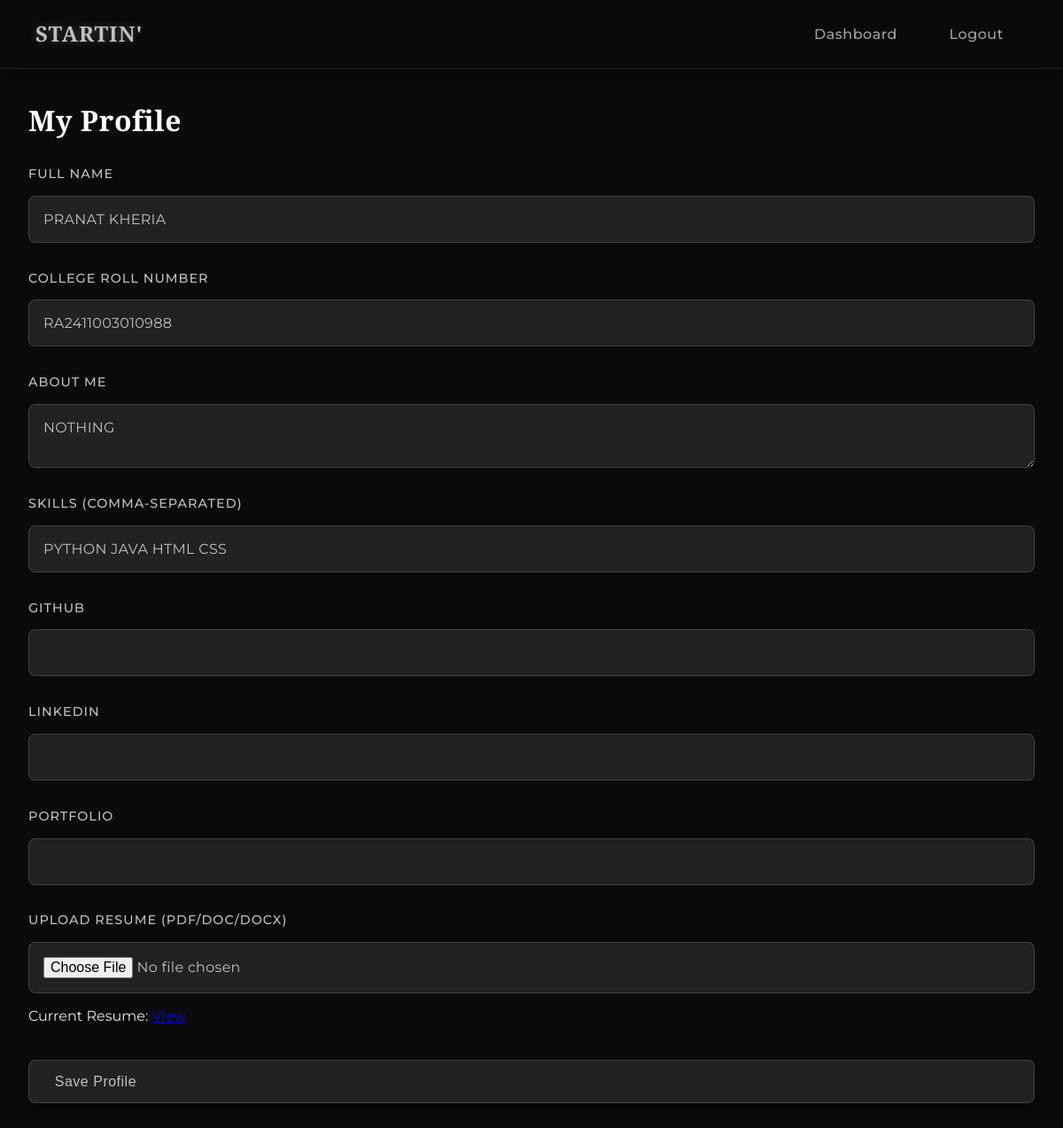
/student/profile (signed in), run on the app's committed database.
### Models.py (models this page shows)
class StudentProfile(db.Model):
    __tablename__ = "student_profile"
    id = db.Column(db.Integer, primary_key=True)
    student_id = db.Column(db.Integer, db.ForeignKey("student_registeration.id"), unique=True, nullable=False)
    name = db.Column(db.String(100), nullable=False)
    college_roll = db.Column(db.String(50), nullable=False, unique=True)
    about = db.Column(db.Text)
    skillset = db.Column(db.String(300))
    resume = db.Column(db.String(200))
    github = db.Column(db.String(200))
    linkedin = db.Column(db.String(200))
    portfolio = db.Column(db.String(200))
    listings = db.relationship("StudentListing", backref="student", lazy=True)

### app.py (the view, shortened to what this page needs)
@app.route('/student/profile', methods=["GET", "POST"])
def profile():
    student_id = session.get('student_id')
    if not student_id:
        return redirect(url_for('login_student'))
    profile = StudentProfile.query.filter_by(student_id=student_id).first()
    return render_template('profile_student.html', profile=profile)

### templates/profile_student.html (shortened to what this page needs)
<!DOCTYPE html>
<html lang="en">
<head>
    <link rel="stylesheet" href="{{ url_for('static', filename='styles_student.css') }}">
</head>
<body>
<nav class="navbar">
    <div class="nav-brand">STARTIN'</div>
    <div class="nav-links">
        <a href="{{ url_for('index1') }}">Dashboard</a>
        <a href="{{ url_for('logout') }}" class="logout-btn">Logout</a>
    </div>
</nav>
<main class="profile-main-container">
    <h1>My Profile</h1>
    <form method="POST" enctype="multipart/form-data" class="profile-form">
        <div class="form-group">
            <label for="studentName">Full Name</label>
            <input type="text" id="studentName" name="studentName" value="{{ profile.name if profile else '' }}" required>
        </div>
        <div class="form-group">
            <label for="rollNumber">College Roll Number</label>
            <input type="text" id="rollNumber" name="rollNumber" value="{{ profile.college_roll if profile else '' }}" required>
        </div>
        <div class="form-group">
            <label for="aboutMe">About Me</label>
            <textarea id="aboutMe" name="aboutMe">{{ profile.about if profile else '' }}</textarea>
        </div>
        <div class="form-group">
            <label for="skillset">Skills (comma-separated)</label>
            <input type="text" id="skillset" name="skillset" value="{{ profile.skillset if profile else '' }}">
        </div>
        <div class="form-group">
            <label for="github">GitHub</label>
            <input type="url" id="github" name="github" value="{{ profile.github if profile else '' }}">
        </div>
        <div class="form-group">
            <label for="linkedin">LinkedIn</label>
            <input type="url" id="linkedin" name="linkedin" value="{{ profile.linkedin if profile else '' }}">
        </div>
        <div class="form-group">
            <label for="portfolio">Portfolio</label>
            <input type="url" id="portfolio" name="portfolio" value="{{ profile.portfolio if profile else '' }}">
        </div>
        <div class="form-group">
            <label for="resume">Upload Resume (PDF/DOC/DOCX)</label>
            <input type="file" id="resume" name="resume" accept=".pdf,.doc,.docx">
            {% if profile and profile.resume %}
                <p>Current Resume: <a href="{{ profile.resume }}" target="_blank">View</a></p>
            {% endif %}
        </div>
        <button type="submit" class="btn-primary">Save Profile</button>
    </form>
</main>
</body>
</html>

### static/styles_student.css (style rules this page uses)
* { margin: 0; padding: 0; box-sizing: border-box; }
:root { --rich-black: #0a0a0a; --primary-black: #121212; --secondary-black: #1a1a1a; --tertiary-black: #222222; --elegant-silver: #c0c0c0; --bright-silver: #d8d8d8; --soft-silver: #a0a0a0; --accent-silver: #e5e5e5; --pure-white: #ffffff; --light-silver: #f5f5f5; --primary-silver: #888888; --transition-smooth: all 0.3s cubic-bezier(0.4, 0, 0.2, 1); --transition-bounce: all 0.4s cubic-bezier(0.68, -0.6, 0.32, 1.6); --transition-glide: all 0.6s cubic-bezier(0.34, 1.56, 0.64, 1); --transition-slow: all 0.8s cubic-bezier(0.4, 0, 0.2, 1); --shadow-soft: 0 4px 6px rgba(0, 0, 0, 0.2); --shadow-medium: 0 6px 12px rgba(0, 0, 0, 0.25); --shadow-hover: 0 8px 16px rgba(0, 0, 0, 0.3); --glow-silver: 0 0 15px rgba(192, 192, 192, 0.3); }
body { font-family: 'Montserrat', sans-serif; line-height: 1.6; color: var(--accent-silver); background-color: var(--rich-black); transition: var(--transition-smooth); }
h1, h2, h3, .nav-brand { font-family: 'Playfair Display', serif; color: var(--pure-white); letter-spacing: 0.5px; }
.navbar { position: sticky; top: 0; background-color: var(--rich-black); padding: 1.2rem 2.5rem; display: flex; justify-content: space-between; align-items: center; box-shadow: 0 2px 20px rgba(0, 0, 0, 0.4); z-index: 1000; transition: var(--transition-smooth); border-bottom: 1px solid rgba(192, 192, 192, 0.1); -webkit-backdrop-filter: blur(8px); backdrop-filter: blur(8px); }
.nav-brand { color: var(--elegant-silver); font-size: 1.5rem; font-weight: 700; letter-spacing: 1px; transition: var(--transition-bounce); text-shadow: 0 0 10px rgba(192, 192, 192, 0.3); }
.nav-links a { color: var(--soft-silver); text-decoration: none; padding: 0.6rem 1.2rem; margin: 0 0.5rem; transition: var(--transition-smooth); position: relative; font-weight: 500; letter-spacing: 0.5px; }
.nav-links a::after { content: ''; position: absolute; bottom: -2px; left: 50%; width: 0; height: 1px; background: linear-gradient(90deg, transparent, var(--elegant-silver), transparent); transition: var(--transition-bounce); transform: translateX(-50%); }
main { padding: 2rem; max-width: 1200px; margin: 0 auto; }
h1, h2 { margin-bottom: 1.5rem; color: var(--pure-white); }
.btn-primary, .btn-secondary { padding: 0.9rem 1.8rem; border: none; border-radius: 8px; font-size: 1rem; cursor: pointer; transition: var(--transition-bounce); margin: 0.5rem 0; font-weight: 500; letter-spacing: 0.5px; position: relative; overflow: hidden; display: inline-flex; align-items: center; gap: 0.5rem; }
.btn-primary { background-color: var(--tertiary-black); color: var(--elegant-silver); box-shadow: var(--shadow-soft); border: 1px solid rgba(192, 192, 192, 0.2); }
.btn-primary::before { content: ''; position: absolute; top: 50%; left: 50%; width: 100%; height: 100%; background: radial-gradient(circle, rgba(192, 192, 192, 0.2), transparent 60%); transform: translate(-50%, -50%) scale(0); transition: var(--transition-smooth); }
.profile-form { display: grid; gap: 1.8rem; position: relative; z-index: 1; }
.form-group { display: flex; flex-direction: column; gap: 0.8rem; opacity: 0; animation: fadeInUp 0.5s ease-out forwards; }
.form-group:nth-child(1) { animation-delay: 0.1s; }
.form-group:nth-child(2) { animation-delay: 0.2s; }
.form-group:nth-child(3) { animation-delay: 0.3s; }
.form-group:nth-child(4) { animation-delay: 0.4s; }
.form-group:nth-child(5) { animation-delay: 0.5s; }
.form-group:nth-child(6) { animation-delay: 0.6s; }
.form-group:nth-child(7) { animation-delay: 0.7s; }
.form-group:nth-child(8) { animation-delay: 0.8s; }
.form-group label { color: var(--elegant-silver); font-weight: 500; font-size: 0.9rem; letter-spacing: 1px; text-transform: uppercase; font-family: 'Montserrat', sans-serif; transform: translateX(-10px); opacity: 0; animation: fadeInUp 0.5s ease-out forwards; animation-delay: 0.2s; }
.form-group input, .form-group textarea { padding: 1rem; border: 1px solid rgba(192, 192, 192, 0.2); border-radius: 8px; font-size: 1rem; color: var(--elegant-silver); background: var(--tertiary-black); transition: var(--transition-glide); box-shadow: inset 0 1px 3px rgba(0, 0, 0, 0.1); font-family: 'Montserrat', sans-serif; font-weight: 400; letter-spacing: 0.3px; }
::placeholder { color: var(--soft-silver); opacity: 0.6; }

### data on the page
StudentProfile: studentName "PRANAT KHERIA", rollNumber "RA2411003010988", aboutMe "NOTHING", skillset "PYTHON JAVA HTML CSS"
